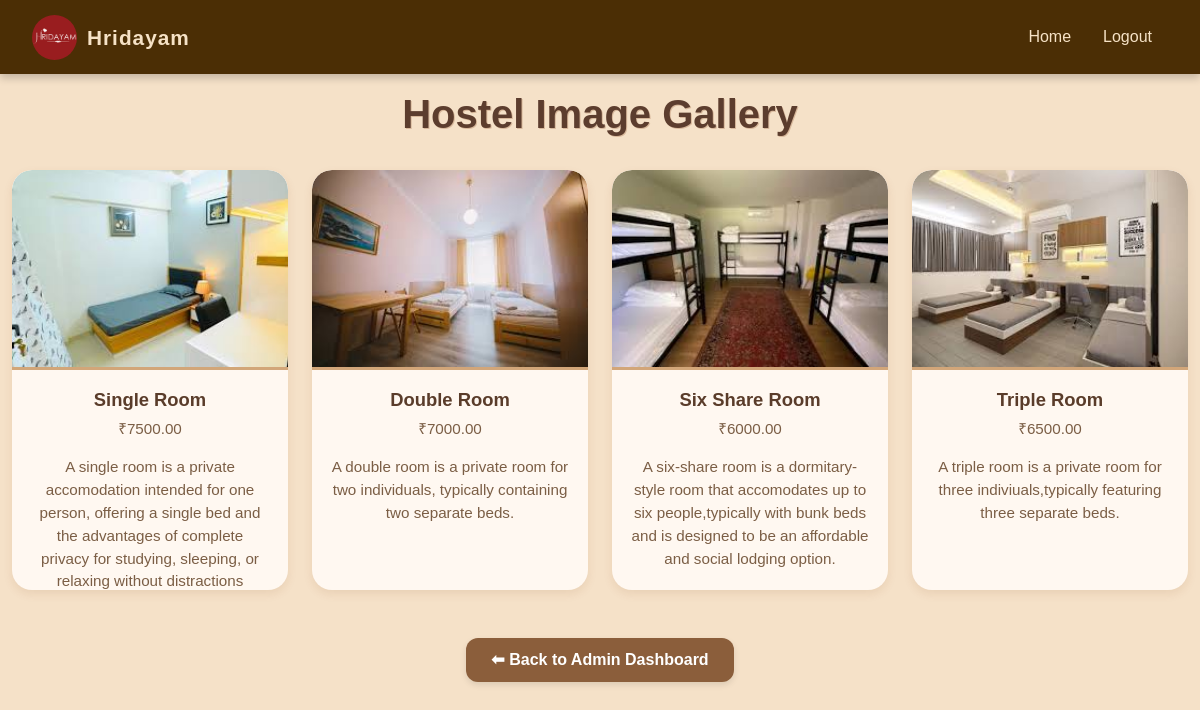
Page /gallery_view on the committed database.
### Hostel_Manager_App/models.py (models this page shows)
class Image_table(models.Model):
    name=models.CharField(max_length=50)
    price=models.DecimalField(max_digits=10,decimal_places=2)
    description=models.TextField()
    image=models.ImageField(upload_to='products/')

### Hostel_Manager_App/views.py (the view)
# urls.py: path('gallery_view',views.gallery_view,name='gallery_view'),
def gallery_view(request):
    images=Image_table.objects.all()
    return render(request,'gallery_admin.html',{'images':images})

### Hostel_Manager_App/templates/gallery_admin.html (shortened to what this page needs)
{% load static %}
<!DOCTYPE html>
<html lang="en">
<head>
  <link href="https://cdn.jsdelivr.net/npm/bootstrap@5.0.2/dist/css/bootstrap.min.css" rel="stylesheet" />
</head>
<body>
  <nav>
    <a class="navbar-brand d-flex align-items-center text-decoration-none" href="{% url 'hostel_admin_view' %}">
      <img src="{% static 'images/hridhayam logo.png' %}" alt="Logo" />
      <strong>Hridayam</strong>
    </a>
    <ul class="nav nav-pills">
      <li class="nav-item"><a class="nav-link" href="{% url 'hostel_admin_view' %}">Home</a></li>
      <li class="nav-item"><a class="nav-link" href="{% url 'logout_view' %}">Logout</a></li>
    </ul>
  </nav>
  <div class="container text-center">
    <h1>Hostel Image Gallery</h1>
    <div class="row g-4">
      {% for i in images %}
      <div class="col-lg-3 col-md-6 col-sm-10">
        <div class="card w-100">
          <img src="{{ i.image.url }}" class="card-img-top" alt="{{ i.name }}">
          <div class="card-body">
            <div>
              <h5 class="card-title">{{ i.name }}</h5>
              <p class="card-text">₹{{ i.price }}</p>
              <p class="card-text">{{ i.description }}</p>
            </div>
          </div>
        </div>
      </div>
      {% empty %}
      <p>No images uploaded yet.</p>
      {% endfor %}
    </div>
    <a href="{% url 'hostel_admin_view' %}" class="btn-custom mt-5 d-inline-block">
      ⬅ Back to Admin Dashboard
    </a>
  </div>
</body>
</html>

### Hostel_Manager_App/templates/gallery_admin.html (style rules this page uses)
body { background-color: #f5e1c8; font-family: "Poppins", sans-serif; color: #4b2e05; padding-top: 90px; text-align: center; }
h1 { color: #5c3d2e; font-weight: 700; margin-bottom: 2rem; text-shadow: 1px 1px #d8b89b; }
nav { background-color: #4b2e05; position: fixed; top: 0; width: 100%; z-index: 1000; box-shadow: 0 4px 8px rgba(0,0,0,0.2); display: flex; justify-content: space-between; align-items: center; padding: 0.6rem 2rem; }
nav img { width: 45px; height: 45px; margin-right: 10px; border-radius: 50%; }
nav strong { color: #f6e2c6; font-size: 1.3rem; letter-spacing: 1px; }
.nav-pills .nav-link { color: #f6e2c6 !important; font-weight: 500; transition: all 0.3s ease; }
.card { border: none; background-color: #fff8f1; border-radius: 20px; box-shadow: 0 4px 10px rgba(139, 69, 19, 0.1); transition: all 0.3s ease-in-out; height: 420px; display: flex; flex-direction: column; justify-content: space-between; overflow: hidden; }
.card-img-top { height: 200px; object-fit: cover; border-top-left-radius: 20px; border-top-right-radius: 20px; border-bottom: 3px solid #d2a679; transition: transform 0.4s ease; }
.card-body { padding: 1.2rem; flex: 1; display: flex; flex-direction: column; justify-content: space-between; }
.card-title { color: #5a3c2a; font-weight: 600; font-size: 1.15rem; margin-bottom: 0.4rem; }
.card-text { font-size: 0.95rem; color: #7b5e45; }
.btn-custom { background-color: #8b5e3b; color: white; padding: 10px 25px; border-radius: 12px; text-decoration: none; font-weight: 600; box-shadow: 0 3px 6px rgba(0, 0, 0, 0.1); transition: all 0.3s ease; }
.container { max-width: 1200px; }
.row { justify-content: center; }
.col-lg-3, .col-md-6, .col-sm-10 { display: flex; justify-content: center; }

### rows in the picture
Image_table: image (picture), name "Single Room", price "7500.00", description "A single room is a private accomodation intended for one person, offering a single bed and the advantages of complete privacy for studying, sleeping, or relaxing without distractions"
Image_table: image (picture), name "Double Room", price "7000.00", description "A double room is a private room for two individuals, typically containing two separate beds."
Image_table: image (picture), name "Six Share Room", price "6000.00", description "A six-share room is a dormitary-style room that accomodates up to six people,typically with bunk beds and is designed to be an affordable and social lodging option."
Image_table: image (picture), name "Triple Room", price "6500.00", description "A triple room is a private room for three indiviuals,typically featuring three separate beds."
